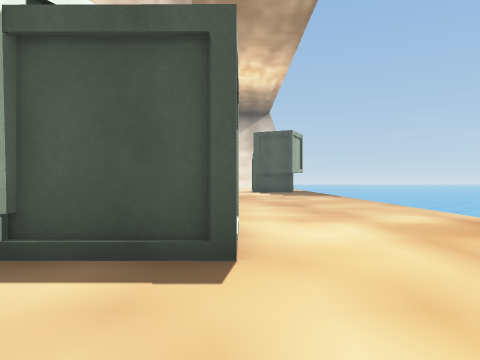
[1] (above)

16 first-person views from a walk through a 3-D level made in the Unity game engine. The camera is 1.2 m above the floor, looks level and sees 70° across. The floor is counted in squares, 2 m on a side. Each view is taken from the middle of a square. On the plan, view 1 faces up. The plan holds only what a view shows up to about 10 squares ahead; the rest is blank. The place goes on beyond the plan.

[2]
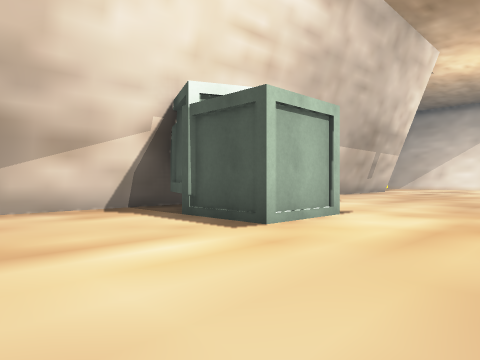

[3]
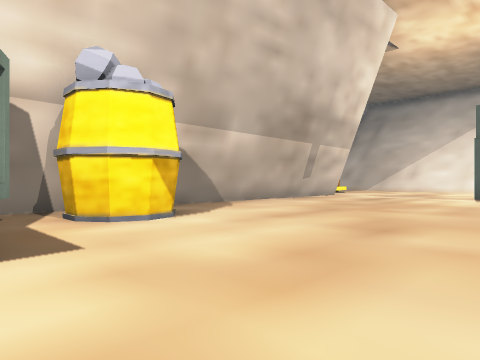

[4]
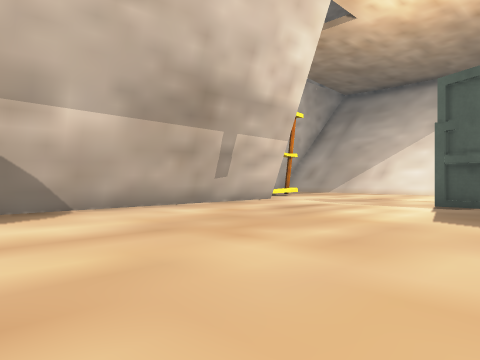

[5]
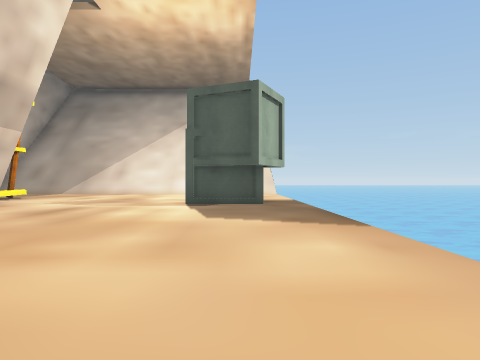

[6]
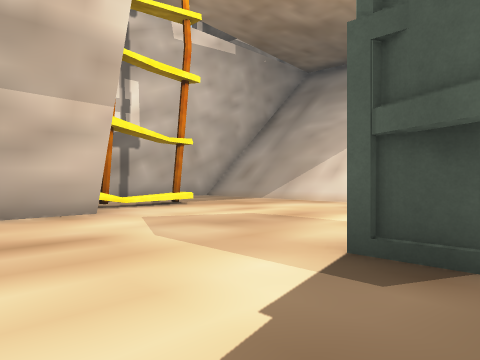

[7]
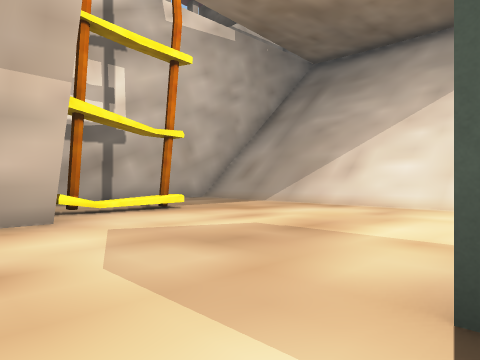

[8]
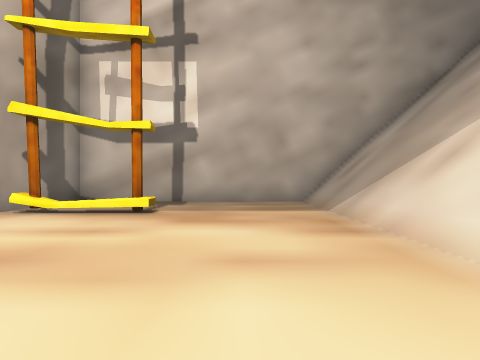

[9]
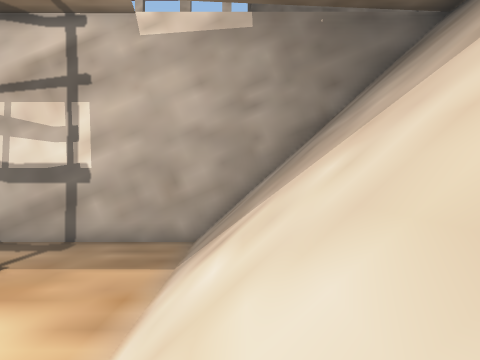

[10]
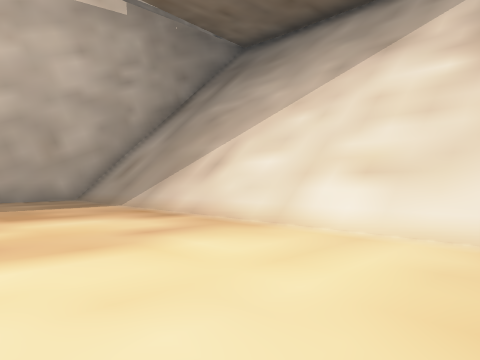

[11]
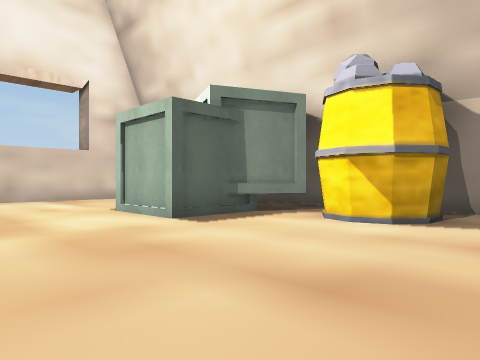

[12]
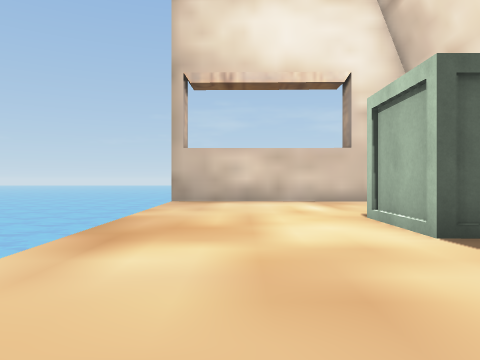

[13]
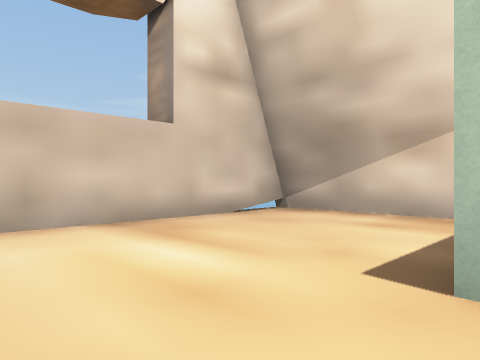

[14]
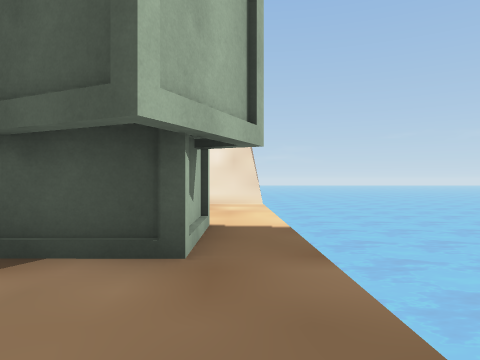

[15]
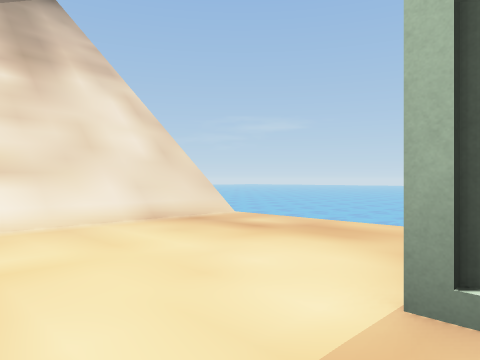

[16]
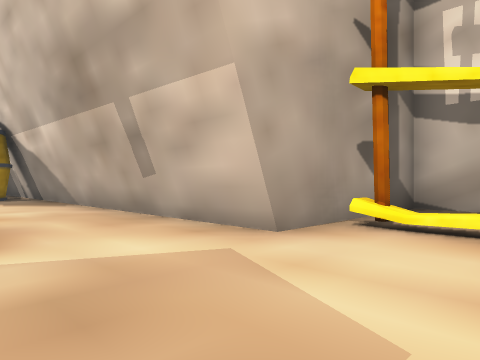

### Floor plan
Key: @ floor where view 1 was taken; # wall or solid block; . floor; / step, stairs or slope; ≈ water the walk keeps out of; v drop or lower ground; O other object.
Columns run from 9 left of view 1 to 4 right of it. Each row starts with its distance up from view 1.
 30 #
 29 #
 28 #///////////v
 27 #///////////v
 26 #///////////v
 25 #////////////
 24 #////////////≈
 23 #////////////≈
 22 #............≈
 21 #............≈
 20 #............≈
 19 #...#........≈
 18 #.........OO.≈
 17 #...#.....OO.≈
 16 ######.......≈
 15      #.......≈
 14      #.......≈
 13      #.......≈
 12      #.......≈
 11      #.......≈
 10      #.......≈
  9      #.......≈
  8      #.......≈
  7      ###.....≈
  6      ###.....≈
  5      #OO.....≈
  4      #OOOO...≈
  3      #OOOO...≈
  2      #.......≈
  1      #.......≈
  0      #...@...≈
 -1      #.......≈
 -2      #########

Positions as (right, up) in squares from view 1, and headings:
1: (0, 0), facing up
2: (3, -1), facing up-left
3: (3, 4), facing up-left
4: (3, 8), facing up-left
5: (2, 8), facing up
6: (2, 14), facing up-left
7: (1, 15), facing up-left
8: (1, 21), facing left
9: (1, 24), facing left
10: (2, 19), facing up-left
11: (3, 9), facing down-left
12: (2, 8), facing down
13: (2, 3), facing down-left
14: (3, 14), facing up
15: (-1, 18), facing up-right
16: (-1, 19), facing down-left
